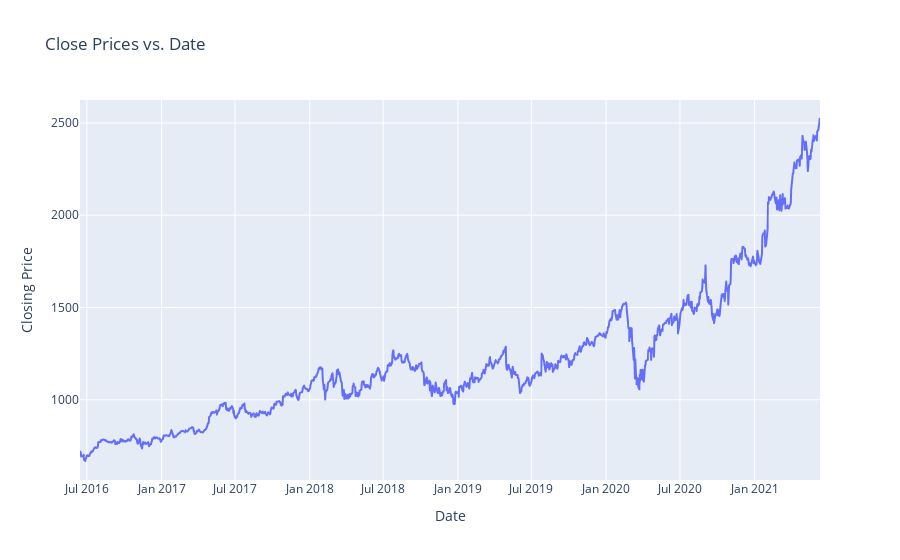

Notebook source saved alongside this figure:
### Code cell
import plotly.io as pio 
pio.renderers.default = 'vscode'
# pio.renderers.default = 'png'
# pio.renderers.default = 'browser'
fig = px.line(df, x='date', y='close', title='Close Prices vs. Date')
fig.update_xaxes(title='Date')
fig.update_yaxes(title='Closing Price')
fig.show()

### Figure 1 — Plotly figure (JSON) as saved in the notebook; plotly's stock layout.template omitted (floating-point values rounded to 4 significant figures; data arrays with more than 128 entries replaced by an {"elided": "..."} marker saying what was removed)
{"data": [{"hovertemplate": "date=%{x}<br>close=%{y}<extra></extra>", "legendgroup": "", "line": {"color": "#636efa", "dash": "solid"}, "marker": {"symbol": "circle"}, "mode": "lines", "name": "", "showlegend": false, "type": "scattergl", "x": {"elided": "1258 str values"}, "xaxis": "x", "y": {"elided": "1258 float values"}, "yaxis": "y"}], "layout": {"legend": {"tracegroupgap": 0}, "title": {"text": "Close Prices vs. Date"}, "xaxis": {"anchor": "y", "domain": [0, 1], "title": {"text": "Date"}}, "yaxis": {"anchor": "x", "domain": [0, 1], "title": {"text": "Closing Price"}}}}
